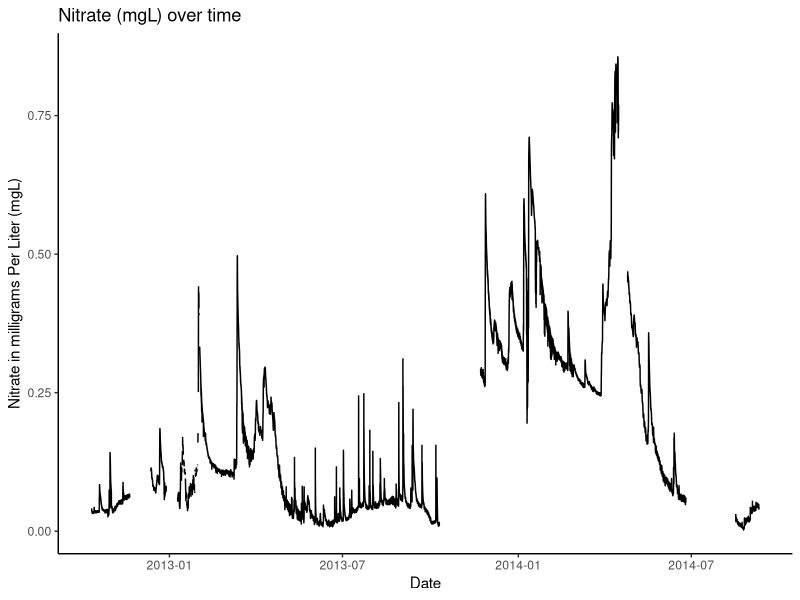

The R source for this figure:
library(tidyverse)
library(ggplot2)
library(lubridate)


#Load in dataset
nitrateData <- read_csv("hbSoils/data_raw/HBF Nitrate.csv")


#Select necessary columns
cleanData <- nitrateData %>% select(Date.Time.EST, NO3_corrected_mgL)   


#Mutate timeseries data to make it datetime instead of character
cleanData <- cleanData %>% mutate(timeSeries = mdy_hm(Date.Time.EST)) %>%
  select(timeSeries, NO3_corrected_mgL) %>% rename(NO3_mgL = NO3_corrected_mgL)





#test plot for data
ggplot(cleanData, aes(x = timeSeries, y = NO3_mgL)) + geom_line() + theme_classic() +
  labs(x = "Date", y="Nitrate in milligrams Per Liter (mgL)", title = "Nitrate (mgL) over time") 




